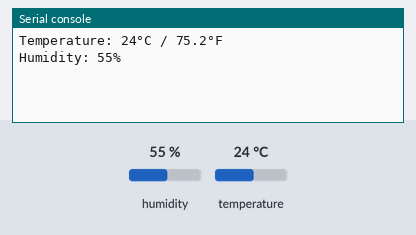
Recording of a program running on a simulated Raspberry Pi Pico running CircuitPython. Parts: the last lines printed to the serial console. The inputs (shaded band) are chosen by the test bench; at power-on: humidity 55 %, temperature 24 °C.

Above: at 1.2 s.
1.3 s: humidity set to 22 %
At 3.3 s:
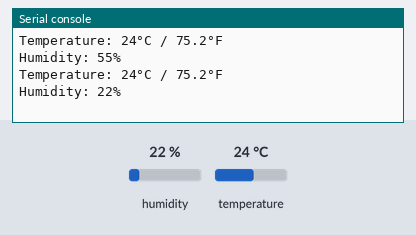
4.3 s: temperature set to 12 °C
At 5.7 s:
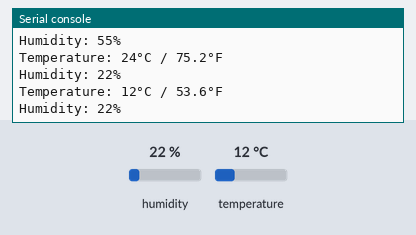
7.3 s: humidity set to 40 %
At 10.5 s:
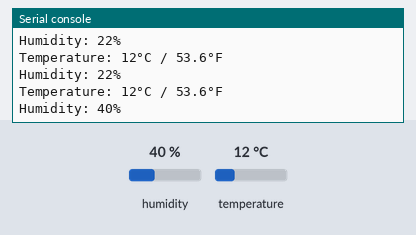
Timing chart, 0 to 12.0 s (numbered marks = the images above; inputs shaded):
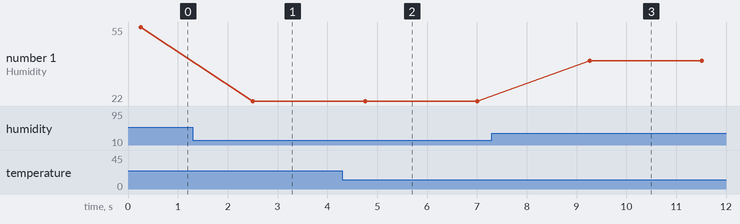

The program:

dht11.py
```python
import time
import board
import adafruit_dht

# Initialize the DHT11 sensor
dht11 = adafruit_dht.DHT11(board.GP14)

while True:
    try:
        # Read temperature and humidity
        temperature = dht11.temperature
        humidity = dht11.humidity

        # Print the values
        print(f"Temperature: {temperature}°C / {temperature * 9/5 + 32}°F")
        print(f"Humidity: {humidity}%")

    except RuntimeError as error:
        # Errors happen fairly often with DHT sensors, just keep going
        print(error.args[0])

    time.sleep(2)
```

Measured:
- after the input at 1.3 s, the serial console: prints a new line after 1.2 s (image 1)
- after the input at 4.3 s, the serial console: prints a new line after 0.46 s (image 2)
- after the input at 7.3 s, the serial console: prints a new line after 2.0 s (image 3)
- plotted number 1: 55 → 22 after the input at 1.3 s, 22 → 40 after the input at 7.3 s
